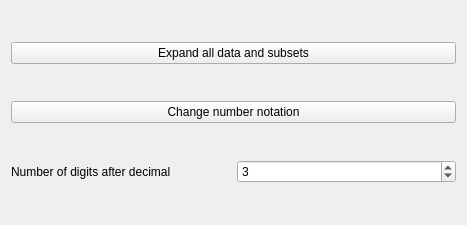
<?xml version="1.0" encoding="UTF-8"?>
<ui version="4.0">
 <class>Form</class>
 <widget class="QWidget" name="Form">
  <property name="geometry">
   <rect>
    <x>0</x>
    <y>0</y>
    <width>467</width>
    <height>225</height>
   </rect>
  </property>
  <property name="mouseTracking">
   <bool>true</bool>
  </property>
  <property name="windowTitle">
   <string>Form</string>
  </property>
  <layout class="QGridLayout" name="gridLayout">
   <item row="3" column="1">
    <layout class="QHBoxLayout" name="horizontalLayout_2">
     <item>
      <widget class="QLabel" name="label">
       <property name="enabled">
        <bool>true</bool>
       </property>
       <property name="text">
        <string>Number of digits after decimal</string>
       </property>
      </widget>
     </item>
     <item>
      <widget class="QSpinBox" name="decimal_spinner">
       <property name="enabled">
        <bool>true</bool>
       </property>
       <property name="value">
        <number>3</number>
       </property>
      </widget>
     </item>
    </layout>
   </item>
   <item row="1" column="1">
    <widget class="QPushButton" name="button_expand_all">
     <property name="enabled">
      <bool>true</bool>
     </property>
     <property name="mouseTracking">
      <bool>false</bool>
     </property>
     <property name="text">
      <string>Expand all data and subsets</string>
     </property>
     <property name="checkable">
      <bool>false</bool>
     </property>
     <property name="flat">
      <bool>false</bool>
     </property>
    </widget>
   </item>
   <item row="2" column="1">
    <widget class="QPushButton" name="button_change_notation">
     <property name="text">
      <string>Change number notation</string>
     </property>
    </widget>
   </item>
  </layout>
 </widget>
 <resources/>
 <connections/>
</ui>
